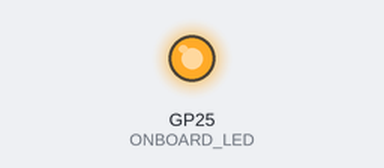
A program run on a simulated Raspberry Pi Pico running MicroPython. Shown: output pins drawn as LEDs (lit = HIGH). WiFi joins after 1.5 s. At 4.5 s the program stops and its outputs stay as they are.

Above: at 0.1 s.
At 4.6 s:
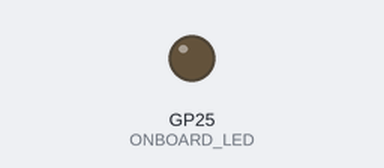
Timing chart, 0 to 6.0 s (numbered marks = the images above):
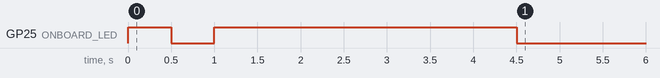

Measured:
- by itself, GP25 (ONBOARD_LED): LOW → HIGH at 0.00 s, → LOW 0.50 s later, → HIGH 0.50 s later, → LOW 3.5 s later

The program:

wifi.py
```python
import network
import time
import usocket as socket

from machine import Pin
from config import NetworkConfig

ONBOARD_LED = Pin('LED', Pin.OUT, value=0)

network_statuses = {
    network.STAT_CONNECT_FAIL: "CONNECT_FAIL",
    network.STAT_IDLE: "IDLE",
    network.STAT_WRONG_PASSWORD: "WRONG_PASSWORD",
    network.STAT_NO_AP_FOUND: "NO_AP_FOUND",
    network.STAT_CONNECTING: "CONNECTING",
}

def set_wifi(ssid: str, key: str):
    nic = network.WLAN(network.STA_IF)
    if nic.isconnected():
        print(f"Connected to SSID {NetworkConfig.wifi_ssid}, ifconfig: {nic.ifconfig()}")
        return

    nic.active(True)
    nic.connect(
        ssid, key
    )

    # Wait and poll for 15 seconds
    for i in range(30):
        # slow blink to show that WIFI connection is in progress
        ONBOARD_LED.toggle()
        # keep LED static for 3 seconds and then turn off to indicate success
        if nic.status() == network.STAT_GOT_IP:
            ONBOARD_LED.high()
            time.sleep(3)
            ONBOARD_LED.low()
            return
        time.sleep(0.5)

    print(f"Wifi status: {network_statuses[nic.status()]}")
    if nic.status() == network.STAT_CONNECT_FAIL or nic.status() == network.STAT_WRONG_PASSWORD:
        # If there was no connection after 15 seconds
        # blink rapidly to indicate connection failure
        for i in range(100):
            time.sleep(0.1)
            ONBOARD_LED.toggle()
    ONBOARD_LED.low()


if __name__ == "__main__":
    set_wifi(
        ssid = NetworkConfig.wifi_ssid,
        key = NetworkConfig.wifi_key,
    )
```

config.py
```python
class Config():
    button_1_pin: int = 15
    button_2_pin: int = 14
    button_3_pin: int = 13

    # Sound
    buzzer_pin: int = 12

    # TM1367
    clock_pin = 17
    dio_pin = 16

class WeatherConfig():
    # authentication keys
    weather_api_key = ""
    # locatio60
    latitude = 55.6
    longitude = 13.00

class NetworkConfig():
    wifi_ssid = "RFA_STATION_12"
    wifi_key = "secret"
    ntp_server = "pool.ntp.org"
```
